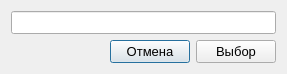
<?xml version="1.0" encoding="UTF-8"?>
<ui version="4.0">
 <class>AddFolder</class>
 <widget class="QDialog" name="AddFolder">
  <property name="geometry">
   <rect>
    <x>0</x>
    <y>0</y>
    <width>287</width>
    <height>72</height>
   </rect>
  </property>
  <property name="font">
   <font>
    <pointsize>10</pointsize>
   </font>
  </property>
  <property name="windowTitle">
   <string>Dialog</string>
  </property>
  <layout class="QVBoxLayout" name="verticalLayout">
   <item>
    <widget class="QLineEdit" name="edtFolder"/>
   </item>
   <item>
    <layout class="QHBoxLayout" name="horizontalLayout">
     <item>
      <spacer name="horizontalSpacer">
       <property name="orientation">
        <enum>Qt::Horizontal</enum>
       </property>
       <property name="sizeHint" stdset="0">
        <size>
         <width>40</width>
         <height>20</height>
        </size>
       </property>
      </spacer>
     </item>
     <item>
      <widget class="QPushButton" name="btnClose">
       <property name="text">
        <string>Отмена</string>
       </property>
      </widget>
     </item>
     <item>
      <widget class="QPushButton" name="btnOK">
       <property name="text">
        <string>Выбор</string>
       </property>
      </widget>
     </item>
    </layout>
   </item>
  </layout>
 </widget>
 <tabstops>
  <tabstop>edtFolder</tabstop>
  <tabstop>btnOK</tabstop>
  <tabstop>btnClose</tabstop>
 </tabstops>
 <resources/>
 <connections/>
</ui>
